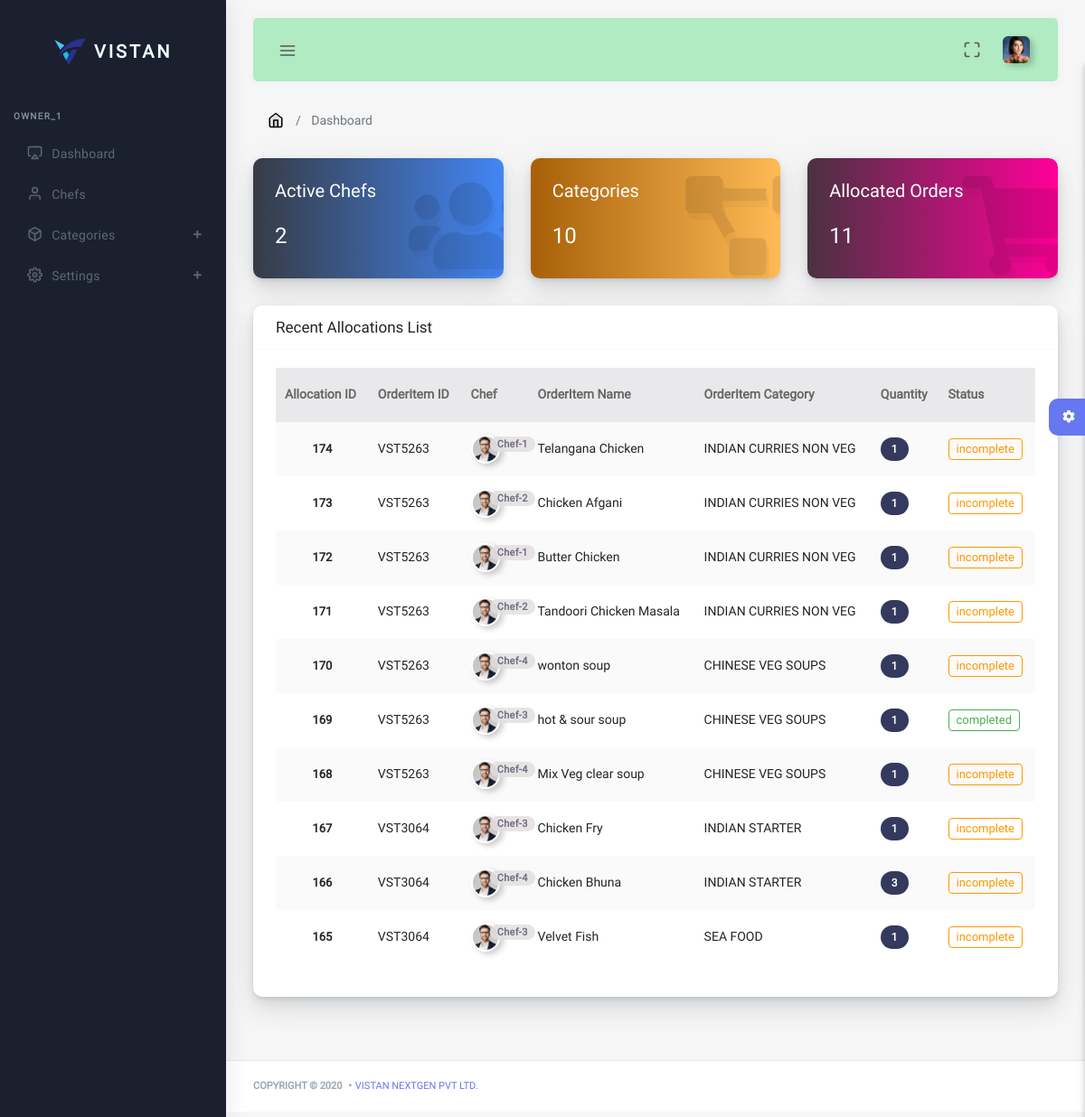
The app's page /rest/dashboard (signed in) with its own data.
### AccountsApp/models.py (models this page shows, shortened)
class CustomUser(AbstractUser):
    Chef = models.ManyToManyField(Chef)
    Category = models.ManyToManyField(Category)
    created_at = models.DateTimeField(auto_now_add = True)
    updated_at = models.DateTimeField(auto_now = True)
    class Meta:
        verbose_name = 'User'
        verbose_name_plural = 'users'

### RestApp/models.py (models this page shows, shortened)
class Allocation(models.Model):
    orderitem_id = models.CharField(max_length = 100)
    orderitem_name = models.CharField(max_length=100)
    orderitem_category = models.CharField(max_length=100)
    quantity = models.IntegerField()
    chef = models.CharField(max_length=100)
    status = models.CharField(max_length=20, choices=allocation_choices, default='incomplete')
    created_at = models.DateTimeField(auto_now_add = True)
    updated_at = models.DateTimeField(auto_now = True)
    class Meta:
        verbose_name = 'Allocation'
        verbose_name_plural = 'Allocations'
        ordering = ('-id', )

### RestApp/views.py (the view)
# urls.py: path('dashboard', views.DashboardView, name = 'dashboard'),
@login_required(login_url='/')
def DashboardView(request):
    chefs = request.user.Chef.all()
    no_of_alloc = len(Allocation.objects.all())
    allocations = Allocation.objects.all()[:10]
    return render(request, 'RestApp/dashboard.html', {'no_of_alloc' : no_of_alloc, 'allocations':allocations})

### RestApp/models.py (called while the page is built)
    def __str__(self):
        return '{}'.format(self.category_name)

### RestApp/templates/RestApp/dashboard.html (shortened to what this page needs)
{% extends 'base.html' %}
{% load static %}
{% block breadcrumb %} Dashboard {% endblock %}
{% block content %}
<div class="row ">
    <div class="col-md-4">
        <div class="card l-bg-blue-dark">
            <div class="card-statistic-3 p-4">
                <div class="card-icon card-icon-large"><i class="fas fa-users"></i></div>
                <div class="mb-4">
                    <h5 class="card-title mb-0">Active Chefs</h5>
                </div>
                <div class="row align-items-center mb-2 d-flex">
                    <div class="col-8">
                      <h4 class="d-flex align-items-center mb-0">
                        {{no_of_chefs}}
                      </h4>
                    </div>
                </div>
            </div>
        </div>
    </div>
    <div class="col-md-4">
        <div class="card l-bg-orange-dark">
            <div class="card-statistic-3 p-4">
                <div class="card-icon card-icon-large"><i class="fas fa-project-diagram"></i></div>
                <div class="mb-4">
                    <h5 class="card-title mb-0">Categories</h5>
                </div>
                <div class="row align-items-center mb-2 d-flex">
                    <div class="col-8">
                      <h4 class="d-flex align-items-center mb-0">
                        {{no_of_cats}}
                      </h4>
                    </div>
                </div>
            </div>
        </div>
    </div>
    <div class="col-md-4">
        <div class="card l-bg-cherry">
            <div class="card-statistic-3 p-4">
                <div class="card-icon card-icon-large"><i class="fas fa-shopping-cart"></i></div>
                <div class="mb-4">
                    <h5 class="card-title mb-0">Allocated Orders</h5>
                </div>
                <div class="row align-items-center mb-2 d-flex">
                    <div class="col-8">
                      <h4 class="d-flex align-items-center mb-0">
                        {{no_of_alloc}}
                      </h4>
                    </div>
                </div>
            </div>
        </div>
    </div>
</div>
<div class="row">
    <div class="col-12 col-sm-12 col-md-12">
      <div class="card">
        <div class="card-header">
          <h4>Recent Allocations List</h4>
        </div>
        <div class="card-body">
          <div class="table-responsive" id="proTeamScroll">
            <table class="table table-striped">
              <thead>
                <tr>
                  <th>Allocation ID</th>
                  <th>OrderItem ID</th>
                  <th>Chef</th>
                  <th>OrderItem Name</th>
                  <th>OrderItem Category</th>
                  <th>Quantity</th>
                  <th>Status</th>
                </tr>
              </thead>
              {% for alloc in allocations%}
              <tr>
                <td>
                    <h6 class="mb-0 font-13 text-center"><b> {{alloc.id}}</b></h6>
                </td>
                <td class="">{{alloc.orderitem_id}}</td>
                <td>
                  <h6 class="mb-0 font-13">
                    <ul class="list-unstyled order-list m-b-0">
                        <li class="team-member team-member-sm"><img class="rounded-circle"
                            src="{% static "assets/img/users/user-8.png" %}" alt="user" data-toggle="tooltip" title=""
                            data-original-title="{{chef}}"></li>
                            <li class="avatar avatar-sm"><span class="badge badge-warning">{{alloc.chef}}</span></li>
                      </ul>
                    </h6>
                </td>
                <td class="text-truncate">
                    {{alloc.orderitem_name}}
                </td>
                <td>
                    {{alloc.orderitem_category}}
                </td>
                <td class="align-middle">
                  <span class="badge badge-secondary">{{alloc.quantity}}</span>
                </td>
                <td>
                    {% ifequal alloc.status 'incomplete'%}<div class="badge-outline col-orange">{{alloc.status}}</div>{% endifequal %}
                    {% ifequal alloc.status 'complete'%}<div class="badge-outline col-green">{{alloc.status}}d</div>{% endifequal %}
                </td>
              </tr>
              {% endfor %}
            </table>
          </div>
        </div>
      </div>
    </div>
{% endblock %}

### templates/sidebar.html (shortened to what this page needs)
{% load static %}
<div class="main-sidebar sidebar-style-2">
    <aside id="sidebar-wrapper"><br>
      <div class="sidebar-brand">
        <a href="{% url 'RestApp:dashboard' %}"> <img alt="image" src="{% static "assets/img/vistanlogo.png" %}" class="header-logo" /> <span
            class="logo-name"><span style="color: azure;">Vistan</span></span>
        </a>
      </div>
      <br><br>
      {% if request.user.is_superuser %}
      <ul class="sidebar-menu">
        <li class="menu-header">{{request.user.username}}</li>
        <li>
            <a href="{% url 'RestApp:admin-dashboard' %}" ><i
                data-feather="airplay"></i><span>Dashboard</span></a>
          </li>
          <li>
            <a href="{% url 'RestApp:chef-list' %}" ><i
                data-feather="user"></i><span>Chefs</span></a>
          </li>
          {% comment %} <li>
            <a href="" ><i
                data-feather="pie-chart"></i><span>Reports</span></a>
          </li> {% endcomment %}
        <li class="dropdown">
          <a href="#" class="menu-toggle nav-link has-dropdown"><i data-feather="box"></i><span>Categories</span></a>
          <ul class="dropdown-menu">
            {% for cat in admin_cats%}
                <li><a class="nav-link" href="">{{cat}}</a></li>
            {% endfor %}
          </ul>
        </li>
        <li class="dropdown">
          <a href="#" class="menu-toggle nav-link has-dropdown"><i data-feather="settings"></i><span>Settings</span></a>
          <ul class="dropdown-menu">
            {% comment %} <li><a class="nav-link" href="{% url 'AccountsApp:edit-profile' request.user.id %}">Edit Profile</a></li> {% endcomment %}
            <li><a class="nav-link" href="{% url 'AccountsApp:change-password' request.user.id %}">Change Password</a></li>
            <li><a class="nav-link" href="{% url 'AccountsApp:logout' %}">Logout</a></li>
          </ul>
        </li>
      </ul>
      {% else %}
        <ul class="sidebar-menu">
          <li class="menu-header">{{request.user.username}}</li>
          <li>
              <a href="{% url 'RestApp:dashboard' %}" ><i
                  data-feather="airplay"></i><span>Dashboard</span></a>
            </li>
            <li>
              <a href="{% url 'RestApp:chef-list' %}" ><i
                  data-feather="user"></i><span>Chefs</span></a>
            </li>
          <li class="dropdown">
            <a href="#" class="menu-toggle nav-link has-dropdown"><i data-feather="box"></i><span>Categories</span></a>
          </li>
          <li class="dropdown">
            <a href="#" class="menu-toggle nav-link has-dropdown"><i data-feather="settings"></i><span>Settings</span></a>
          </li>
        </ul>
      {% endif %}
    </aside>
  </div>

### records on screen
CustomUser: user.username "OWNER_1"
Allocation: id "174", orderitem_id "VST5263", chef "Chef-1", orderitem_name "Telangana Chicken", orderitem_category "INDIAN CURRIES NON VEG", quantity "1", status "incomplete"
Allocation: id "173", orderitem_id "VST5263", chef "Chef-2", orderitem_name "Chicken Afgani", orderitem_category "INDIAN CURRIES NON VEG", quantity "1", status "incomplete"
Allocation: id "172", orderitem_id "VST5263", chef "Chef-1", orderitem_name "Butter Chicken", orderitem_category "INDIAN CURRIES NON VEG", quantity "1", status "incomplete"
Allocation: id "171", orderitem_id "VST5263", chef "Chef-2", orderitem_name "Tandoori Chicken Masala", orderitem_category "INDIAN CURRIES NON VEG", quantity "1", status "incomplete"
Allocation: id "170", orderitem_id "VST5263", chef "Chef-4", orderitem_name "wonton soup", orderitem_category "CHINESE VEG SOUPS", quantity "1", status "incomplete"
Allocation: id "169", orderitem_id "VST5263", chef "Chef-3", orderitem_name "hot & sour soup", orderitem_category "CHINESE VEG SOUPS", quantity "1", status "complete"
Allocation: id "168", orderitem_id "VST5263", chef "Chef-4", orderitem_name "Mix Veg clear soup", orderitem_category "CHINESE VEG SOUPS", quantity "1", status "incomplete"
Allocation: id "167", orderitem_id "VST3064", chef "Chef-3", orderitem_name "Chicken Fry", orderitem_category "INDIAN STARTER", quantity "1", status "incomplete"
Allocation: id "166", orderitem_id "VST3064", chef "Chef-4", orderitem_name "Chicken Bhuna", orderitem_category "INDIAN STARTER", quantity "3", status "incomplete"
Allocation: id "165", orderitem_id "VST3064", chef "Chef-3", orderitem_name "Velvet Fish", orderitem_category "SEA FOOD", quantity "1", status "incomplete"

### other values on screen
{{ no_of_chefs }} "2"
{{ no_of_cats }} "10"
{{ no_of_alloc }} "11"
